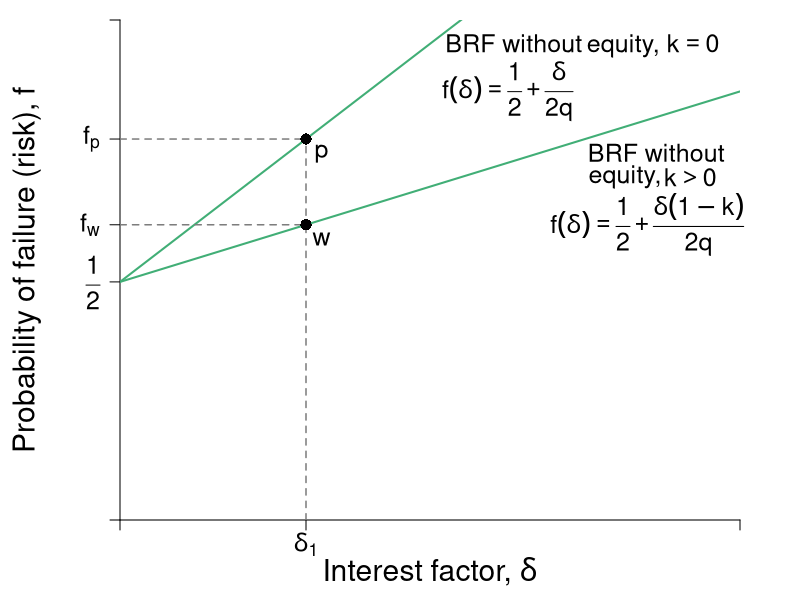

Source code (R):
#Graph Designer: Simon Halliday, Harriet Brookes-Gray 
#Authors: Bowles, Foley and Halliday
#Title: Coordination, Conflict and Competition: A Text in Microeconomics

library(shape)
pdf(file = "credit/brf_equity.pdf", width = 8, height = 6)

#Set parameters for graphics
pointsize <- 1.8
axislabelsize <- 1.8
labelsize <- 1.5
namesize <- 1.8
annotatesize <- 1.5
graphlinewidth <- 2
segmentlinewidth <- 1.5

COL <- c("#7fc97f", "#beaed4", "#fdc086", "#ffff99", "#386cb0", "#f0027f", "#bf5b17", "#666666")
COLA <- c("#e0f3db", "#99d8c9","#66c2a4","#41ae76", "#238b45", "#005824")
COLB <- c("#c6dbef", "#4eb3d3", "#2b8cbe", "#0868ac","#084081")
COLC <- c("#fcfbfd", "#efedf5", "#dadaeb", "#bcbddc", "#9e9ac8", "#807dba", "#6a51a3", "#54278f", "#3f007d")
grays <- gray.colors(25, start = 1, end = 0)

#Edited the margins to cater for the larger LHS labels
par(mar =  c(4, 6, 1, 3))

brfFn <- function(delta, mu = 1, k = 1) {
  .5 + (delta / (2 * mu)) * (1 - k)
}

PCFn <- function(delta, mu = 1) {
  delta/mu
}

isoreturnFn <- function(delta, pi=0.125) {
  1 - (pi)/delta
}

yFn <- function(d1, f1, mu = 1){
  mu*f1*(1 - f1) - d1*(1 - f1)
}

ylow <- function(delta, mu = 1, ybar = 0.0625){
  (-sqrt(delta^2 - 2*delta*mu + mu^2 - 4*mu*ybar) + delta + mu)/(2*mu)
}

yhigh <- function(delta, mu = 1, ybar = 0.0625){
  (sqrt(delta^2 - 2*delta*mu + mu^2 - 4*mu*ybar) + delta + mu)/(2*mu)
}

xlims <- c(0, 2)
ylims <- c(0, 1.05)

npts <- 501 
d1 <- seq(xlims[1], xlims[2], length.out = npts)
f1 <- seq(ylims[1], ylims[2], length.out = npts) 
a <- c(0.0625)

plot(0, 0, xlim = xlims, ylim = ylims, type = "n",
     xlab = expression(paste("")),
     ylab = expression(paste("")), 
     xaxt = "n", 
     yaxt = "n", 
     cex.lab = axislabelsize, 
     bty = "n", 
     xaxs = "i", 
     yaxs = "i"
)


ticksy <- c(ylims[1], 0.5, brfFn(delta = 0.6, k = 0.6), brfFn(0.6, k = 0), ylims[2])
ylabels <- c(NA, expression(paste(frac(1,2))), expression(paste(f[w])),expression(paste(f[p])), NA)
ticksx <- c(xlims[1], 0.6, xlims[2])
xlabels <- c(NA, expression(paste(delta[1])), NA)

axis(1, at = ticksx, pos = 0, labels = xlabels, cex.axis = labelsize)
axis(2, at = ticksy, pos = 0, labels = ylabels, las = 1, cex.axis = labelsize)

npts <- 503 
xx1 <- seq(xlims[1], xlims[2], length.out = npts)

#Draw the graphs
#lines(xx1, brfFn(xx1, k = 0), col = COLA[4], lwd = graphlinewidth)
lines(xx1, brfFn(xx1, k = 0), col = COLA[4], lwd = graphlinewidth)
lines(xx1, brfFn(xx1, k = 0.6), col = COLA[4], lwd = graphlinewidth)
#lines(xx1, isoreturnFn(xx1, pi = 0.25), col = COLB[4], lwd = graphlinewidth)
#lines(xx1, isoreturnFn(xx1, pi = 0.375), col = COLB[4], lwd = graphlinewidth)


#Axis labels
mtext(expression(paste("Interest factor, ", delta)), side = 1, line = 2.5, cex = axislabelsize)
text(-0.3, 0.5*(ylims[2]), expression(paste("Probability of failure (risk), ", f)), xpd = TRUE, cex = axislabelsize, srt = 90) 


#segments(0, 0.75, xlims[2], 0.75, lty = 2, col = grays[20] , lwd = segmentlinewidth)



segments(0, brfFn(delta = 0.6, k = 0.6), 0.6, brfFn(delta = 0.6, k = 0.6), lty = 2, col = grays[20] , lwd = segmentlinewidth)
segments(0.6, 0, 0.6, brfFn(delta = 0.6, k = 0.6), lty = 2, col = grays[20] , lwd = segmentlinewidth)
points(0.6, brfFn(0.6, k = 0.6), pch = 16, col = "black", cex = 1.5)

segments(0.6, 0.64, 0.6, brfFn(delta = 0.6, k = 0), lty = 2, col = grays[20] , lwd = segmentlinewidth)
segments(0, brfFn(delta = 0.6, k = 0), 0.6, brfFn(delta = 0.6, k = 0), lty = 2, col = grays[20] , lwd = segmentlinewidth)
points(0.6, brfFn(0.6, k = 0), pch = 16, col = "black", cex = 1.5)

text(0.65, brfFn(delta = 0.6, k = 0) - 0.03, expression(paste(p)), cex = labelsize)
text(0.65, brfFn(delta = 0.6, k = 0.6) - 0.03, expression(paste(w)), cex = labelsize)

text(1.7, 0.62, expression(paste(f(delta)== frac(1,2) + frac(delta(1-k),2*q))), cex = labelsize, xpd = TRUE)
text(1.73, 0.77, expression(paste("BRF without")), cex = labelsize,xpd = TRUE)
text(1.64, 0.72, expression(paste("equity, ")), cex = labelsize, xpd = TRUE)
text(1.84, 0.72, expression(paste(k > 0)), cex = labelsize, xpd = TRUE)


text(1.25, 0.9, expression(paste(f(delta)== frac(1,2) + frac(delta,2*q))), cex = labelsize, xpd = TRUE)
text(1.27, 1, expression(paste("BRF without")), cex = labelsize, xpd = TRUE)
text(1.72, 0.995, expression(paste("equity, ", k == 0)), cex = labelsize, xpd = TRUE)

#segments(1, 0, 1, brfFn(delta = 1, k = 0.5), lty = 2, col = grays[20] , lwd = segmentlinewidth)
#points(1, brfFn(1, k = 0.5), pch = 16, col = "black", cex = 1.5)
#text(1, brfFn(1, k = 0.5) + 0.04, expression(paste(n)), cex = labelsize)

#segments(0.64, 0, 0.64, brfFn(delta = 0.64, k = 0.666), lty = 2, col = grays[20] , lwd = segmentlinewidth)
#points(0.64, brfFn(0.64, k = 0.666), pch = 16, col = "black", cex = 1.5)
#text(0.64 + 0.04, brfFn(0.64, k = 0.666) - 0.03, expression(paste(a)), cex = labelsize)


#text(0.53, 1, expression(paste("Excluded borrower's BRF")), cex = labelsize, xpd = TRUE)
#text(0.55, 0.94, expression(paste(f(delta, k[1] < k^0))), cex = labelsize)

#text(1.51, 1, expression(paste("Marginal borrower's BRF")), cex = labelsize, xpd = TRUE)
#text(1.45, 0.94, expression(paste(f(delta, k[2] == k^0))), cex = labelsize)


#text(1.725, 0.51, expression(paste("BRF for borrower")), cex = labelsize, xpd = TRUE)
#text(1.725, 0.45, expression(paste("with more than")), cex = labelsize, xpd = TRUE)
# text(1.725, 0.39, expression(paste("minimum collateral")), cex = labelsize, xpd = TRUE)
# text(1.725, 0.32, expression(paste(f(delta, k[3] > k^0))), cex = labelsize, xpd = TRUE)
# Arrows(1.75, 0.55, 1.75, 0.77, col = "black", lty = 1, lwd = 2, arr.type = "triangle", arr.lwd = 0.5)
# 
# text(0.825, 0.43, expression(paste(pi > 1 + rho)), cex = labelsize)
# 
# text(0.19, 0.37, expression(paste("Zero profit")), cex = labelsize)
# text(0.19, 0.31, expression(paste("condition")), cex = labelsize)
# text(0.1725, 0.25, expression(paste(pi[0] == 1 + rho)), cex = labelsize)


dev.off()
